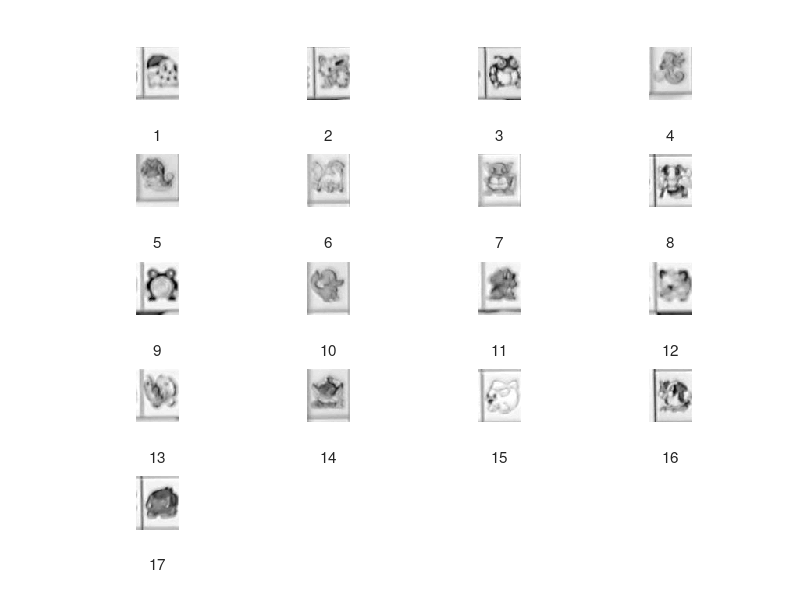

This figure's MATLAB source:
clc;clear;

load('listsorted_ggt.mat');

load('subofgc.mat');


[n,m]=size(sub_ggt);

hashs = zeros(n,m);

index=1;

% 映射
for idx=1:250
    x1=listsorted(idx,1);
    y1=listsorted(idx,2);
    x2=listsorted(idx,3);
    y2=listsorted(idx,4);
    if hashs(x1,y1) == 0 && hashs(x2,y2) == 0
        hashs(x1,y1) = index;
        hashs(x2,y2) = index;
        for idy =idx+1:250
            x_1=listsorted(idy,1);
            y_1=listsorted(idy,2);
            x_2=listsorted(idy,3);
            y_2=listsorted(idy,4);
            if x1==x_1 && y1==y_1 || x1==x_2 && y1==y_2 || (x2==x_1 && y2==y_1) || (x2==x_2 && y2==y_2)
                hashs(x_1,y_1) = index;
                hashs(x_2,y_2) = index;
            end
        end
        index=index+1;
    else
        if hashs(x1,y1) == 0
            hashs(x1,y1) = hashs(x2,y2);
        else
            if hashs(x2,y2) == 0
                hashs(x2,y2) = hashs(x1,y1);
            end
        end
    end

end

% 对应关系表
for idx=1:n
    for idy=1:m
        subplot(floor(index/4)+1,4,hashs(idx,idy));
            imshow(sub_ggt{idx,idy});
            xlabel(hashs(idx,idy));
    end
end